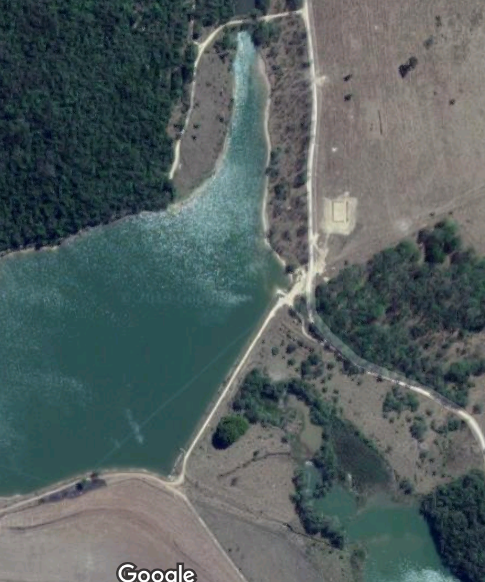
#> input picture CCF 394 - PDI/Aula 1/Cedaf/imagemCedaf.png, 485 x 582 px
$ python CalculaArea_Cedaf.py
#> lines starting #> are read from the running program, lines starting #| are printed output that depends on the picture; after the words box and inside, x2 and y2 are one past the last pixel; in counts of white or black regions, pixels touching at a corner belong together
import numpy as np
import cv2

if __name__ == '__main__':
    img = cv2.imread('imagemCedaf.png')
#> img is the input picture: shape (582, 485, 3); mean B, G, R 95.2, 95.1, 82.8
    Z = img
    Z = img.reshape((-1,3))

    # convert to np.float32
    Z = np.float32(Z)

    # define criteria, number of clusters(K) and apply kmeans()
    criteria = (cv2.TERM_CRITERIA_EPS + cv2.TERM_CRITERIA_MAX_ITER, 10, 1.0)
    K = 4
    ret,label,center=cv2.kmeans(Z,K,None,criteria,10,cv2.KMEANS_RANDOM_CENTERS)
#> ret = 144945872.9; center = [[119.8, 122.7, 124], [54.22, 47.87, 31.51], [173.4, 180.9, 177.7], [86.36, 85.91, 60.66]]

    # Now convert back into uint8, and make original image
    center = np.uint8(center)
#> center = [[119, 122, 124], [54, 47, 31], [173, 180, 177], [86, 85, 60]]
    res = center[label.flatten()]
    res2 = res.reshape((img.shape))
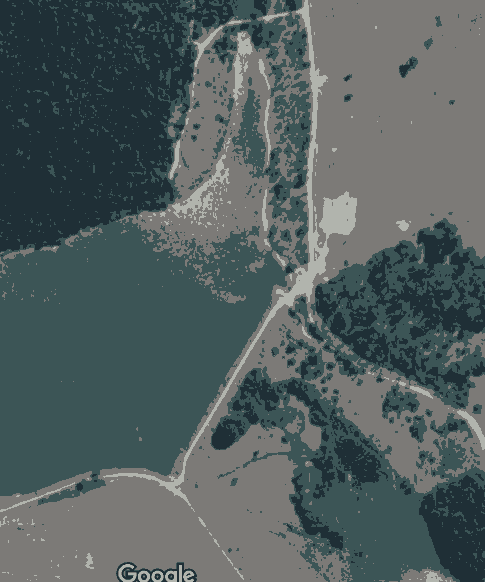
#> res2: shape (582, 485, 3); mean B, G, R 94.8, 94.3, 82.4

    def createMask(img, color, threshhold):
#> called with color = array of shape (3,), threshhold = 0.2
        lower = [x * (1.0 - threshhold) for x in color]
#> lower = [138.4, 144, 141.6]
        upper = [x * (1.0 + threshhold) for x in color]
#> upper = [207.6, 216, 212.4]
        return cv2.inRange(img, np.array(lower), np.array(upper))
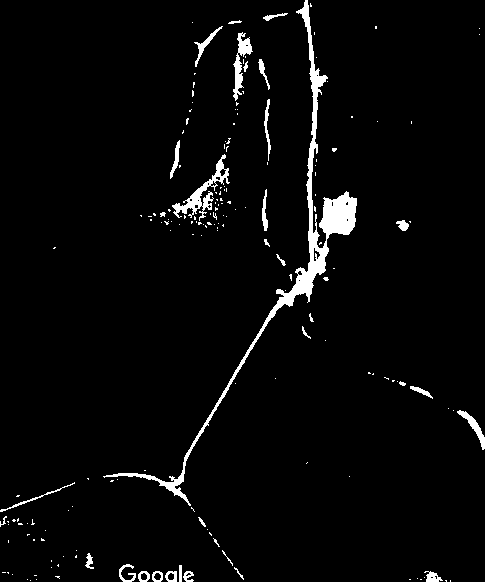
#> returned value: shape (582, 485); 3.3% white; 178 white regions (145 under 20 px), largest, box (x1, y1, x2, y2) and area: (103, 0, 357, 506) 4916, (172, 154, 230, 221) 839, (233, 32, 253, 101) 496


    estrada = createMask(res2, center[2],0.2)
    florest = createMask(res2, center[1], 0.2)
#> call 2 of createMask, with color = array of shape (3,), threshhold = 0.2
#> in createMask (call 2), `lower = [x * (1.0 - threshhold) for x in color]`: lower = [43.2, 37.6, 24.8]
#> in createMask (call 2), `upper = [x * (1.0 + threshhold) for x in color]`: upper = [64.8, 56.4, 37.2]
#> in createMask (call 2), `return cv2.inRange(img, np.array(lower), np.array(upper))`:
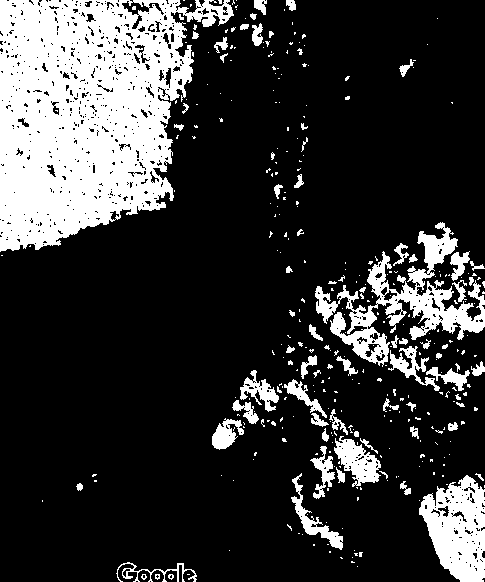
#> returned value: shape (582, 485); 21.4% white; 349 white regions (276 under 20 px), largest, box (x1, y1, x2, y2) and area: (0, 0, 234, 252) 37885, (315, 222, 485, 367) 6866, (419, 475, 485, 582) 4627
    land = createMask(res2, center[0], 0.2)
#> call 3 of createMask, with color = array of shape (3,), threshhold = 0.2
#> in createMask (call 3), `lower = [x * (1.0 - threshhold) for x in color]`: lower = [95.2, 97.6, 99.2]
#> in createMask (call 3), `upper = [x * (1.0 + threshhold) for x in color]`: upper = [142.8, 146.4, 148.8]
#> in createMask (call 3), `return cv2.inRange(img, np.array(lower), np.array(upper))`:
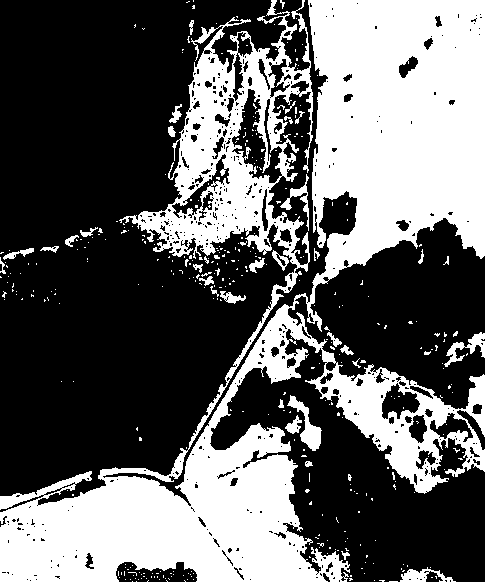
#> returned value: shape (582, 485); 38.6% white; 383 white regions (348 under 20 px), largest, box (x1, y1, x2, y2) and area: (0, 0, 485, 582) 104207, (287, 395, 322, 451) 632, (444, 332, 485, 367) 472
    lake = createMask(res2, center[3], 0.2)
#> call 4 of createMask, with color = array of shape (3,), threshhold = 0.2
#> in createMask (call 4), `lower = [x * (1.0 - threshhold) for x in color]`: lower = [68.8, 68, 48]
#> in createMask (call 4), `upper = [x * (1.0 + threshhold) for x in color]`: upper = [103.2, 102, 72]
#> in createMask (call 4), `return cv2.inRange(img, np.array(lower), np.array(upper))`:
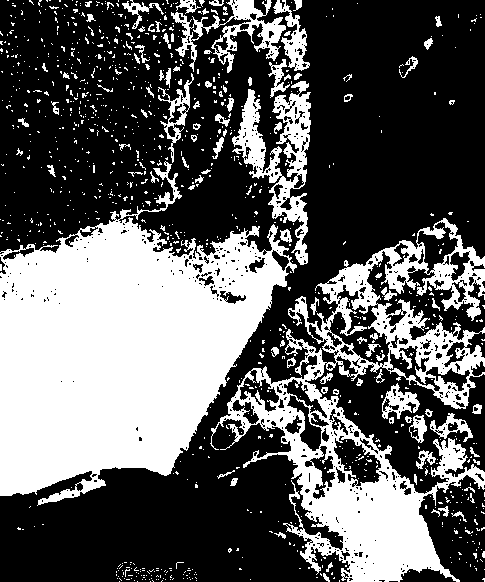
#> returned value: shape (582, 485); 36.7% white; 1026 white regions (922 under 20 px), largest, box (x1, y1, x2, y2) and area: (0, 161, 297, 506) 56236, (210, 218, 485, 582) 29405, (232, 81, 311, 265) 4865


    cv2.imshow('Estrada', estrada)
    cv2.imshow('Florest', florest)
    cv2.imshow('Land', land)
    cv2.imshow('Lake', lake)

     # cv2.np.array(city)

    cv2.imshow('Output_Estrada', cv2.bitwise_and(cv2.cvtColor(estrada, cv2.COLOR_GRAY2RGB), img))
    cv2.imshow('Output_Florest', cv2.bitwise_and(cv2.cvtColor(florest, cv2.COLOR_GRAY2RGB), img))
    cv2.imshow('Output_Land', cv2.bitwise_and(cv2.cvtColor(land, cv2.COLOR_GRAY2RGB), img))
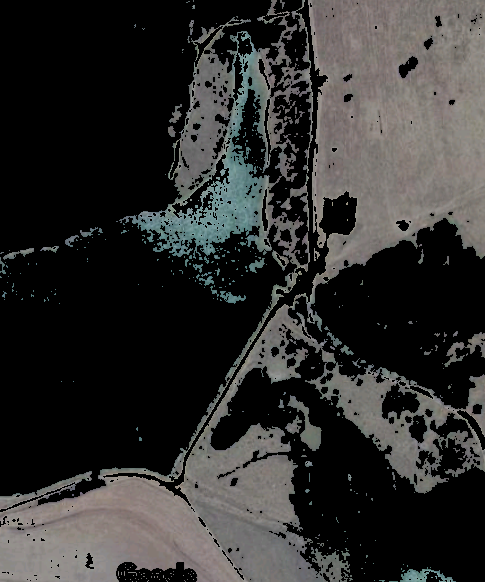
#> window 'Output_Land': shape (582, 485, 3); mean B, G, R 46.3, 47.4, 47.9
    cv2.imshow('Output_Lake', cv2.bitwise_and(cv2.cvtColor(lake, cv2.COLOR_GRAY2RGB), img))
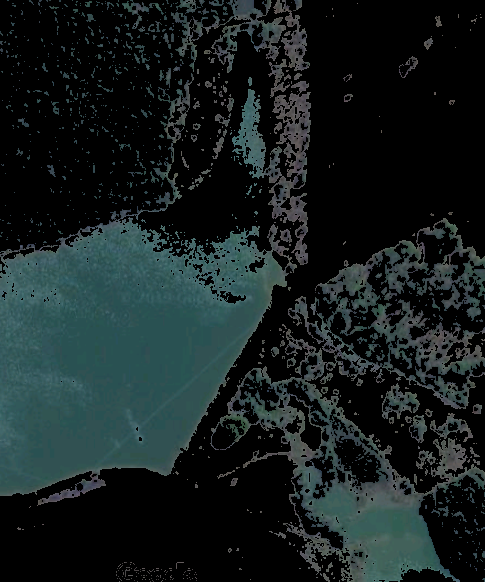
#> window 'Output_Lake': shape (582, 485, 3); mean B, G, R 31.7, 31.5, 22.3
    #Area
    print('Output_City', (cv2.sumElems(estrada)[0] / 255)*0.5,'m²')
#| Output_City 4612.0 m²
    print('Output_Florest', (cv2.sumElems(florest)[0] / 255)*0.5,'m²')
#| Output_Florest 30158.0 m²
    print('Output_Land', (cv2.sumElems(land)[0] / 255)*0.5, 'm²' )
#| Output_Land 54548.0 m²
    print('Output_Lake', (cv2.sumElems(lake)[0] / 255)*0.5, 'm²' )
#| Output_Lake 51817.0 m²

    # cv2.imshow('ori')
    cv2.imshow('res2',res2)
    cv2.waitKey(0)
    cv2.destroyAllWindows()
    print(center)
#| [[119 122 124]
#|  [ 54  47  31]
#|  [173 180 177]
#|  [ 86  85  60]]
    print(label)
#> (printed output is left out)
